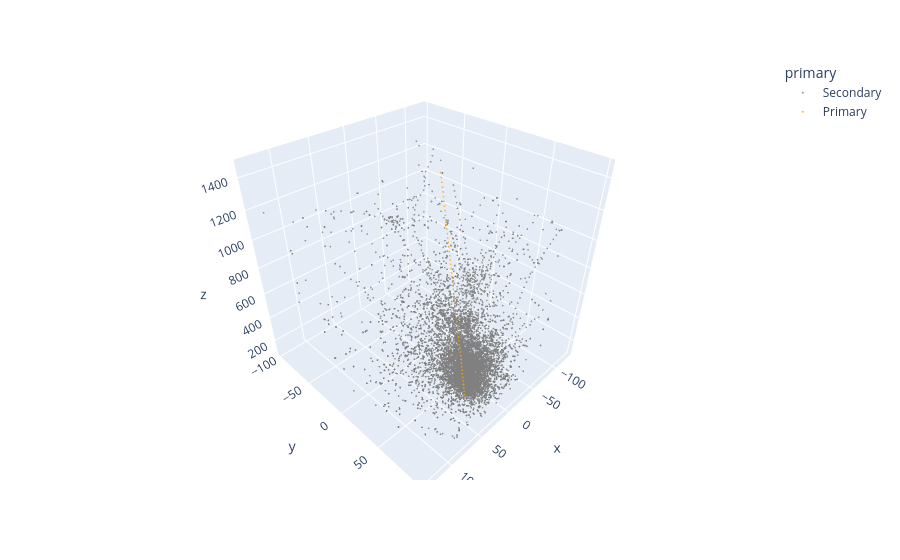

The code cell stored with this chart in its notebook:
### Code cell
import plotly.express as px

fig = px.scatter_3d(
    long_df,
    x="x",
    y="y",
    z="z",
    color="primary",
    color_discrete_map={
        "Primary": "orange",
        "Secondary": "gray"
    },
    opacity=0.8,
    hover_name="name"

)

fig.update_traces(marker=dict(size=1))
fig.show()

### Figure 1 — Plotly figure (JSON) as saved in the notebook; plotly's stock layout.template omitted (floating-point values rounded to 4 significant figures; data arrays with more than 128 entries replaced by an {"elided": "..."} marker saying what was removed)
{"data": [{"hovertemplate": "<b>%{hovertext}</b><br><br>primary=Secondary<br>x=%{x}<br>y=%{y}<br>z=%{z}<extra></extra>", "hovertext": {"elided": "22601 str values"}, "legendgroup": "Secondary", "marker": {"color": "gray", "opacity": 0.8, "size": 1, "symbol": "circle"}, "mode": "markers", "name": "Secondary", "scene": "scene", "showlegend": true, "type": "scatter3d", "x": {"elided": "22601 float values"}, "y": {"elided": "22601 float values"}, "z": {"elided": "22601 float values"}}, {"hovertemplate": "<b>%{hovertext}</b><br><br>primary=Primary<br>x=%{x}<br>y=%{y}<br>z=%{z}<extra></extra>", "hovertext": ["mu-", "mu-", "mu-", "mu-", "mu-", "mu-", "mu-", "mu-", "mu-", "mu-", "mu-", "mu-", "mu-", "mu-", "mu-", "mu-", "mu-", "mu-", "mu-", "mu-", "mu-", "mu-", "mu-", "mu-", "mu-", "mu-", "mu-", "mu-", "mu-", "mu-", "mu-", "mu-", "mu-", "mu-", "mu-", "mu-", "mu-", "mu-", "mu-", "mu-", "mu-", "mu-", "mu-", "mu-", "mu-", "mu-", "mu-", "mu-", "mu-", "mu-", "mu-", "mu-", "mu-", "mu-", "mu-"], "legendgroup": "Primary", "marker": {"color": "orange", "opacity": 0.8, "size": 1, "symbol": "circle"}, "mode": "markers", "name": "Primary", "scene": "scene", "showlegend": true, "type": "scatter3d", "x": [22.7, 22.28, 21.89, 21.47, 21.08, 20.66, 20.26, 19.85, 19.43, 19.02, 18.6, 18.21, 17.79, 17.37, 16.98, 16.56, 16.17, 15.75, 15.34, 14.94, 14.52, 14.13, 13.71, 13.3, 12.88, 12.46, 12.05, 11.63, 11.22, 10.78, 10.36, 9.948, 9.532, 9.116, 8.721, 8.305, 7.889, 7.473, 7.057, 6.62, 6.204, 5.788, 5.351, 4.935, 4.519, 4.082, 3.666, 3.23, 2.814, 2.398, 1.982, 1.545, 1.129, 0.7128, 0.276], "y": [66.51, 65.6, 64.69, 63.8, 62.89, 61.98, 61.06, 60.15, 59.24, 58.33, 57.42, 56.48, 55.55, 54.61, 53.7, 52.77, 51.81, 50.87, 49.91, 48.93, 47.98, 47.02, 46.08, 45.13, 44.19, 43.23, 42.3, 41.37, 40.43, 39.5, 38.56, 37.6, 36.65, 35.71, 34.75, 33.8, 32.84, 31.9, 30.95, 30.01, 29.05, 28.14, 27.21, 26.27, 25.34, 24.4, 23.47, 22.53, 21.6, 20.66, 19.73, 18.79, 17.84, 16.86, 15.9], "z": [110.2, 135.3, 160.3, 185.4, 210.4, 235.5, 260.5, 285.6, 310.6, 335.7, 360.7, 385.8, 410.8, 435.9, 460.9, 486.0, 511.0, 536.1, 561.1, 586.2, 611.2, 636.3, 661.3, 686.4, 711.4, 736.5, 761.5, 786.6, 811.6, 836.7, 861.7, 886.8, 911.8, 936.9, 961.9, 987.0, 1012.0, 1037.0, 1062.0, 1087.0, 1112.0, 1137.0, 1162.0, 1187.0, 1212.0, 1237.0, 1263.0, 1288.0, 1313.0, 1338.0, 1363.0, 1388.0, 1413.0, 1438.0, 1463.0]}], "layout": {"legend": {"title": {"text": "primary"}, "tracegroupgap": 0}, "margin": {"t": 60}, "scene": {"domain": {"x": [0, 1], "y": [0, 1]}, "xaxis": {"title": {"text": "x"}}, "yaxis": {"title": {"text": "y"}}, "zaxis": {"title": {"text": "z"}}}}}
